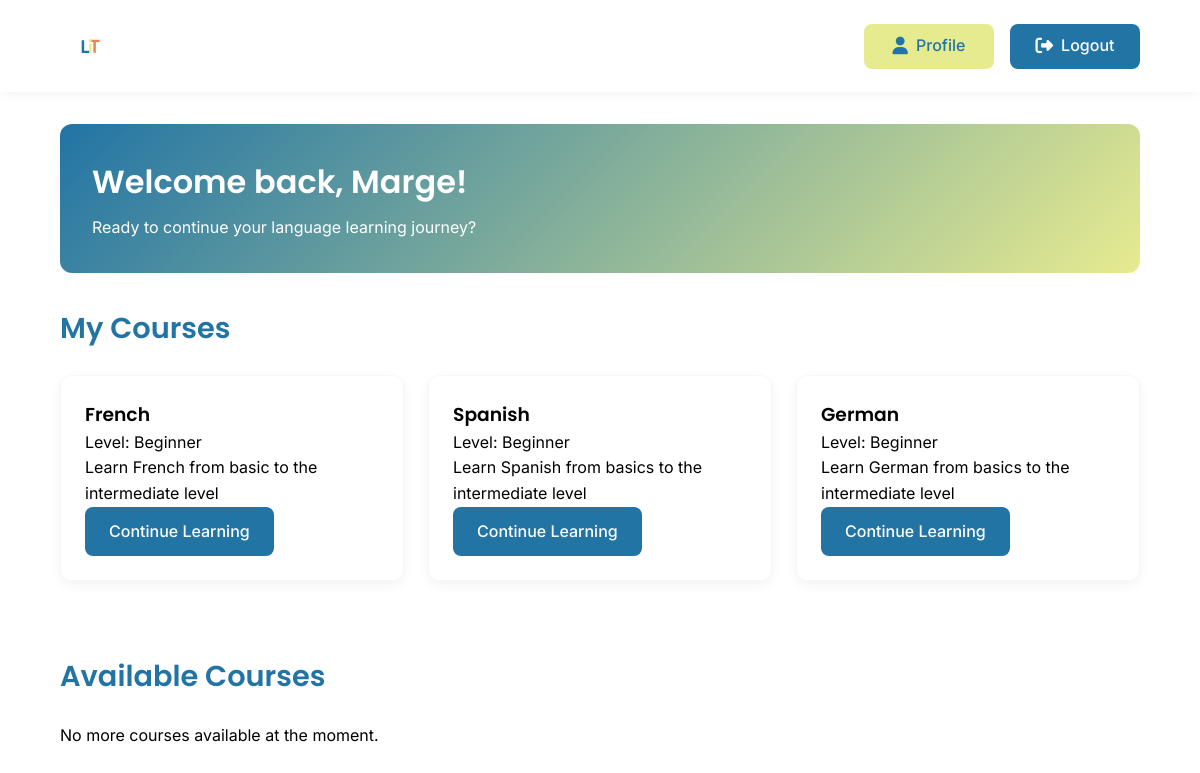
The page /view/dashboard.php (signed in) on the database its author committed.
### tables this page shows
CREATE TABLE `user_enrollments` (
  `enrollmentId` int(11) NOT NULL,
  `userId` int(11) NOT NULL,
  `languageId` int(11) NOT NULL,
  `status` enum('active','completed','dropped') NOT NULL DEFAULT 'active',
  `enrollmentDate` timestamp NOT NULL DEFAULT current_timestamp()
);

CREATE TABLE `languages` (
  `languageId` int(11) NOT NULL,
  `languageName` varchar(50) NOT NULL,
  `level` enum('Beginner','Intermediate','Advanced') NOT NULL,
  `description` text DEFAULT NULL,
  `active` tinyint(1) DEFAULT 1,
  `languageCode` varchar(2) NOT NULL DEFAULT 'en'
);

### view/dashboard.php (the view, shortened to what this page needs)
<?php
require_once '../config/db_connect.php';
$userName = $_SESSION['user_name'] ?? 'User';
$stmt = $pdo->prepare("
    SELECT l.*, ue.status, ue.enrollmentDate
    FROM languages l
    LEFT JOIN user_enrollments ue ON l.languageId = ue.languageId AND ue.userId = ?
    WHERE ue.status = 'active'
");
$stmt->execute([$_SESSION['user_id']]);
$currentCourses = $stmt->fetchAll();
$stmt = $pdo->prepare("
    SELECT *
    FROM languages
    WHERE languageId NOT IN (
        SELECT languageId
        FROM user_enrollments
        WHERE userId = ? AND status = 'active'
    )
    AND active = 1
");
$stmt->execute([$_SESSION['user_id']]);
$availableCourses = $stmt->fetchAll();
?>
<!DOCTYPE html>
<html lang="en">
<head>
    <link rel="stylesheet" href="https://cdnjs.cloudflare.com/ajax/libs/font-awesome/6.5.1/css/all.min.css">
    <link rel="stylesheet" href="../assets/css/styles.css">
    <link rel="stylesheet" href="../assets/css/dashboard.css">
</head>
<body>
    <header class="dashboard-header">
        <div class="nav-logo">
            <img src="../assets/images/logo.svg" alt="Language Learning Platform Logo" class="logo-image">
        </div>
        <div class="header-actions">
            <div class="auth-buttons">
                <a href="profile.php" class="btn-secondary">
                    <i class="fas fa-user"></i> Profile
                </a>
                <a href="../actions/logout.php" class="btn-primary">
                    <i class="fas fa-sign-out-alt"></i> Logout
                </a>
            </div>
        </div>
    </header>
    <main class="dashboard-content">
        <section class="welcome-card">
            <h1>Welcome back, <?php echo htmlspecialchars($userName); ?>!</h1>
            <p>Ready to continue your language learning journey?</p>
        </section>
        <section class="current-courses">
            <h2>My Courses</h2>
            <div class="courses-grid">
                <?php if (empty($currentCourses)): ?>
                    <p>You haven't enrolled in any courses yet.</p>
                <?php else: ?>
                    <?php foreach ($currentCourses as $course): ?>
                        <div class="course-card">
                            <h3><?php echo htmlspecialchars($course['languageName']); ?></h3>
                            <p>Level: <?php echo htmlspecialchars($course['level']); ?></p>
                            <p><?php echo htmlspecialchars($course['description']); ?></p>
                            <a href="course_page.php?languageId=<?php echo $course['languageId']; ?>" class="btn btn-primary">
                                Continue Learning
                            </a>
                        </div>
                    <?php endforeach; ?>
                <?php endif; ?>
            </div>
        </section>
        <section class="available-courses">
            <h2>Available Courses</h2>
            <div class="courses-grid">
                <?php if (empty($availableCourses)): ?>
                    <p>No more courses available at the moment.</p>
                <?php endif; ?>
            </div>
        </section>
    </main>
</body>
</html>

### assets/css/styles.css (style rules this page uses)
:root { --ucla-blue: #2274A5; --mindaro: #E7EB90; --coral: #EF8354; --white: #FFFFFF; --black: #000000; --gray-light: #F5F5F5; --gray: #666666; --font-heading: 'Poppins', sans-serif; --font-body: 'Inter', sans-serif; }
* { margin: 0; padding: 0; box-sizing: border-box; }
body { font-family: var(--font-body); line-height: 1.6; color: var(--black); }
h1, h2, h3, h4, h5, h6 { font-family: var(--font-heading); font-weight: 600; }
.btn { padding: 12px 24px; border: none; border-radius: 8px; cursor: pointer; font-weight: 500; font-family: var(--font-body); transition: all 0.3s ease; display: inline-flex; align-items: center; gap: 8px; }
.btn-primary { background-color: var(--ucla-blue); color: var(--white); }
.btn-secondary { background-color: var(--mindaro); color: var(--ucla-blue); }
.nav-logo { display: flex; align-items: center; }
.logo-image { height: 60px; width: auto; margin-right: 1rem; }
.auth-buttons { display: flex; gap: 1rem; align-items: center; }
.auth-buttons a { display: flex; align-items: center; justify-content: center; padding: 0.8rem 1.5rem; width: 130px; height: 45px; font-size: 1rem; font-weight: 500; border-radius: 8px; text-decoration: none; transition: all 0.3s ease; border: none; cursor: pointer; box-sizing: border-box; }
.auth-buttons i { margin-right: 0.5rem; font-size: 1.1rem; }
.auth-buttons a { text-decoration: none; }
a { text-decoration: none; }
button, .btn, .btn-primary, .btn-secondary, .btn-update { text-decoration: none; }

### assets/css/dashboard.css (style rules this page uses)
.dashboard-header { display: flex; justify-content: space-between; align-items: center; padding: 1rem 5%; background-color: var(--white); box-shadow: 0 2px 10px rgba(0,0,0,0.05); }
.courses-grid { display: grid; grid-template-columns: repeat(auto-fit, minmax(300px, 1fr)); gap: 1.5rem; }
.course-card { background: var(--white); border-radius: 16px; padding: 2rem; transition: all 0.3s ease; border: 1px solid rgba(0,0,0,0.03); box-shadow: 0 2px 15px rgba(0,0,0,0.03); }
.courses-grid { display: grid; grid-template-columns: repeat(auto-fit, minmax(300px, 1fr)); gap: 1.5rem; margin-bottom: 3rem; }
.dashboard-content { max-width: 1200px; margin: 2rem auto; padding: 0 5%; }
.welcome-card { background: linear-gradient(135deg, var(--ucla-blue), var(--mindaro)); padding: 2rem; border-radius: 12px; margin-bottom: 2rem; color: var(--white); }
.welcome-card h1 { margin-bottom: 0.5rem; font-size: 2rem; }
.course-card { background-color: var(--white); border-radius: 12px; padding: 1.5rem; box-shadow: 0 4px 12px rgba(0,0,0,0.05); margin-bottom: 1.5rem; transition: transform 0.3s ease; }
section h2 { color: var(--ucla-blue); margin-bottom: 1.5rem; font-size: 1.8rem; }

### rows shown on the page
user_enrollments: languageId.languageName "French", languageId.level "Beginner", languageId.description "Learn French from basic to the intermediate level"
user_enrollments: languageId.languageName "Spanish", languageId.level "Beginner", languageId.description "Learn Spanish from basics to the intermediate level"
user_enrollments: languageId.languageName "German", languageId.level "Beginner", languageId.description "Learn German from basics to the intermediate level"

### other values the page prints
$userName "Marge"
